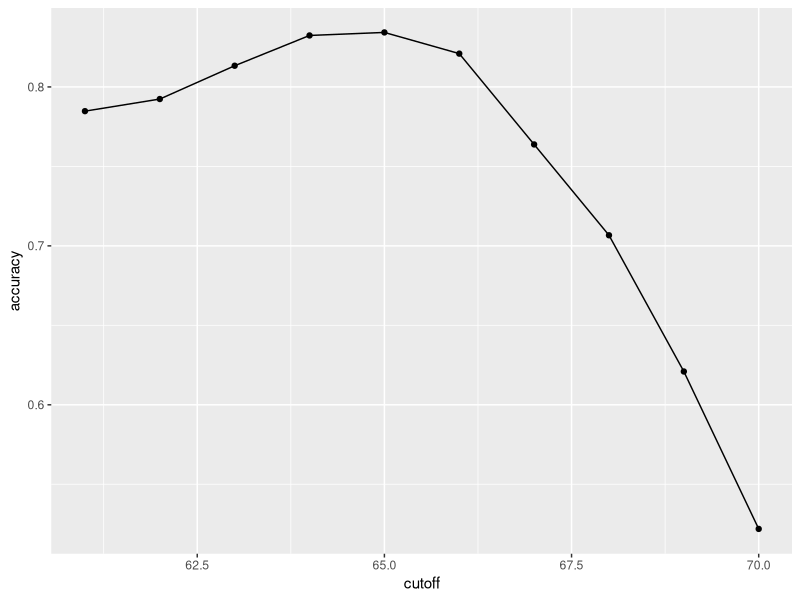

Source code (R): (Note: this script raises an error after producing the figure.)
#A simple example of predicting sex -- female or male -- using height.


install.packages("caret")

library(caret)
library(dplyr)
library(purrr)
library(dslabs)
data(heights)

#We start by defining the outcome and predictors, in this example, we have only one preditor

y <- heights$sex
x <- heights$height

#We will split the data into training sets and test sets.
#The argument times in functions is used to define how many random samples of indexes to return.
#The argument p is used to define what proportion of the index represented.
#The argument list is used to decide you want indexes to be returned as a list or not.
set.seed(2)
test_index <- createDataPartition(y, times = 1, p = 0.5, list = FALSE)

#Use this index to define the training set and test set.
train_set <- heights[-test_index, ]
test_set <- heights[test_index, ]

#Now let's build two competing algorithms and compare them for overall accuracy.

#(1)
#This one is the simplest possible machine learning algorithm, guessing the outcome.  We are completely
#ignoring the predictor and simply guessing the sex.
y_hat <- sample(c("Male","Female"), length(test_index), replace=TRUE)

#In machine learning, it is useful to use factors to represent the catalorical outcomes.  Our functions 
#developed for machine learning, require or recommend that categorical outcomes be coded as factors.
y_hat <- sample(c("Male","Female"), length(test_index), replace=TRUE)  %>% 
  factor(levels = levels(test_set$sex))

#We can now compute the overall accuracy (the overall proportion that is predicted correctly).
mean(y_hat == test_set$sex)


#Exploratory data suggests we can do better because on average, males are slightly taller than females:
heights %>% group_by(sex) %>%	summarize(mean(height), sd(height))


#Using this information, let's predict male if height is within two standard deviations
#from the average male.
y_hat <- ifelse(x > 62, "Male", "Female") %>%
  factor(levels = levels(test_set$sex))

#The accuracy goes way up from 50% to 80%, but can we do better?
mean(y == y_hat)


#Remember, it is important that we pick the best value on the training set.  The test set is only for 
#evaluation. We examine the accuracy we obtain with 10 different cutoffs and pick the one yielding the best
#result.

cutoff <- seq(61,70)
accuracy <- map_dbl(cutoff, function(x) {
  y_hat <- ifelse(train_set$height > x, "Male","Female") %>%
    factor(levels = levels(test_set$sex))
  mean(y_hat == train_set$sex)
})


data.frame(accuracy = accuracy,
           cutoff = cutoff) %>%
  ggplot(aes(y = accuracy, x = cutoff)) +
  geom_line() +
  geom_point()

max(accuracy)


best_cutoff <- cutoff[which.max(accuracy)]
best_cutoff


#Now let's test this cutoff on our test set to make sure accuracy is not overly optimistic.
y_hat <- ifelse(test_set$height > best_cutoff, "Male", "Female") %>%
  factor(levels = levels(test_set$sex))
y_hat <- factor(y_hat)
mean(y_hat == test_set$sex)

#We see that this is a bit lower than the accuracy observed on the training set but it's still better 
#than guessing.


#Test
install.packages("dslabs")
library(dslabs)
library(dplyr)
mnist <- read_mnist()
y <- mnist$train$labels
y[5]
y[6]
sapply(mnist$train, class)
y[5] + y[6]
y[5] > y[6]

##################################
# Confusion Matrix
##################################
#Generally speaking, the overall accuracy can be a deceptive measure.  
#What about female at the cut off? We can tabulate each combination
#of prediction and actual value.
table(predicted = y_hat, actual = test_set$sex)

#If we compute the accuracy separately for each sex, we get male with very high accuracy
# and low accuracy for females.
test_set %>% 
  mutate(y_hat = y_hat) %>%
  group_by(sex) %>%
  summarize(accuracy = mean(y_hat == sex))

#Why is overall accuracy still so high?  This is because of prevalence.  There are more males in the data
#sets than females.  The heights were collected from 3 data science courses, two of which had more
#males enrolled
prev <- mean(y == "Male")
prev

#This shows us high overall accuracy is possible despite relatively low sensitivity.
#This is because of low prevalence, 23%.  Because prevalence is low, failing to call actual females
# females, low sensitivity, does not lower the accuracy as much as it would have increased if
#incorrectly called males females.
install.packages("e1071")
library(e1071)
confusionMatrix(data = y_hat, reference = test_set$sex)

#Let's rebuild our prediction algorithm but this time maximizing the F score instead of the overall accuracy.
cutoff <- seq(61, 70)
F_1 <- map_dbl(cutoff, function(x) {
  y_hat <- ifelse(train_set$height > x , "Male", "Female") %>%
    factor(levels = levels(test_set$sex))
  F_meas(data = y_hat, reference = factor(train_set$sex))
})

data.frame(F_1 = F_1,
           cutoff = cutoff) %>%
  ggplot(aes(y = F_1, x = cutoff)) +
  geom_line() +
  geom_point()

#It is maximized at 61% when we use a cutoff of 66 inches.
max(F_1)

best_cutoff <- cutoff[which.max(F_1)]
best_cutoff

#Now we can see that it balances the specificity and sensitivity our our confusion matrix:
y_hat <- ifelse(test_set$height > best_cutoff, "Male", "Female") %>% factor(levels = levels(test_set$sex))
confusionMatrix(data = y_hat, reference = test_set$sex)


#Guessing male with higher probability would give us higher accuracy due to the bias in the sample.
#You can see this here, which predicts male.
p <- 0.9
y_hat <- sample(c("Male", "Female"), length(test_index), replace = TRUE, prob=c(p, 1-p)) %>%
  factor(levels = levels(test_set$sex))
mean(y_hat == test_set$sex)

#ROC curve for guessing sex approach:
probs <- seq(0, 1, length.out = 10)
guessing <- map_df(probs, function(p){
  y_hat <- 
    sample(c("Male", "Female"), length(test_index), replace = TRUE, prob=c(p, 1-p)) %>% 
    factor(levels = c("Female", "Male"))
  list(method = "Guessing",
       FPR = 1 - specificity(y_hat, test_set$sex),
       TPR = sensitivity(y_hat, test_set$sex))
})

guessing %>% qplot(FPR, TPR, data =., xlab = "1 - Specificity", ylab = "Sensitivity")

#ROC curve for the height-based approach:
cutoffs <- c(50, seq(60,75), 80)
height_cutoff <- map_df(cutoffs, function(x) {
  y_hat <- ifelse(test_set$height > x, "Male", "Female") %>%
    factor(levels = c("Female", "Male"))
  list(method = "Height cutoff",
       FPR = 1-specificity(y_hat, test_set$sex),
       TPR = sensitivity(y_hat, test_set$sex))
})

#Plotting both curves together we are able to compare sensitivity for different values of specificity:
bind_rows(guessing, height_cutoff) %>%
  ggplot(aes(FPR, TPR, color = method)) +
  geom_line() +
  geom_point() +
  xlab("1 - Specificity") +
  ylab("Sensitivity")

#We can see that we obtain higher sensitivity with the height-based approach for all values of specificity,
#which imply it is a better method.


#When making ROC curves it is often nice to add the cutoff used to the points. 
map_df(cutoffs, function(x){
  y_hat <- ifelse(test_set$height > x, "Male", "Female") %>% 
    factor(levels = c("Female", "Male"))
  list(method = "Height cutoff",
       cutoff = x, 
       FPR = 1-specificity(y_hat, test_set$sex),
       TPR = sensitivity(y_hat, test_set$sex))
}) %>%
  ggplot(aes(FPR, TPR, label = cutoff)) +
  geom_line() +
  geom_point() +
  geom_text(nudge_y = 0.01)


#But there is one weakness.
#Neither of the measures plotted depend on prevalence, in which case, we may instead make a precision
#recall plot.
guessing <- map_df(probs, function(p){
  y_hat <- sample(c("Male", "Female"), length(test_index), 
                  replace = TRUE, prob=c(p, 1-p)) %>% 
    factor(levels = c("Female", "Male"))
  list(method = "Guess",
       recall = sensitivity(y_hat, test_set$sex),
       precision = precision(y_hat, test_set$sex))
})

height_cutoff <- map_df(cutoffs, function(x){
  y_hat <- ifelse(test_set$height > x, "Male", "Female") %>% 
    factor(levels = c("Female", "Male"))
  list(method = "Height cutoff",
       recall = sensitivity(y_hat, test_set$sex),
       precision = precision(y_hat, test_set$sex))
})
bind_rows(guessing, height_cutoff) %>%
  ggplot(aes(recall, precision, color = method)) +
  geom_line() +
  geom_point()


#From this plot we immediately see that the precision of guessing is not high. This is because the 
#prevalence is low.  If we change positives to mean Male instead of Female, the ROC curve remains 
#the same, but the precision recall plot changes:
guessing <- map_df(probs, function(p){
  y_hat <- sample(c("Male", "Female"), length(test_index), replace = TRUE, 
                  prob=c(p, 1-p)) %>% 
    factor(levels = c("Male", "Female"))
  list(method = "Guess",
       recall = sensitivity(y_hat, relevel(test_set$sex, "Male", "Female")),
       precision = precision(y_hat, relevel(test_set$sex, "Male", "Female")))
})

height_cutoff <- map_df(cutoffs, function(x){
  y_hat <- ifelse(test_set$height > x, "Male", "Female") %>% 
    factor(levels = c("Male", "Female"))
  list(method = "Height cutoff",
       recall = sensitivity(y_hat, relevel(test_set$sex, "Male", "Female")),
       precision = precision(y_hat, relevel(test_set$sex, "Male", "Female")))
})
bind_rows(guessing, height_cutoff) %>%
  ggplot(aes(recall, precision, color = method)) +
  geom_line() +
  geom_point()
